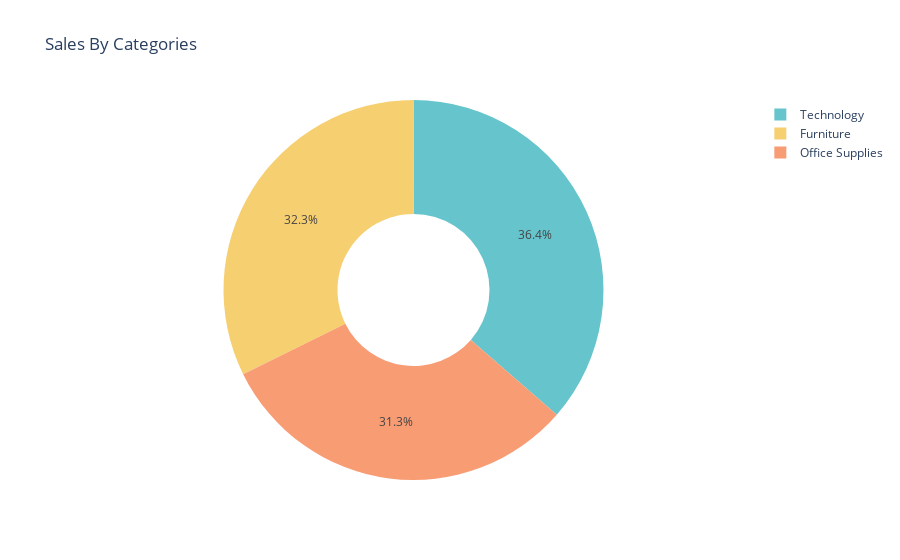

Here is the notebook cell this chart was saved with:
### Code cell
# names = What the slices are called (labels)
#  values = How big each slice is (size)
fig=px.pie(sales_by_category,
          names="Category",
          values="Sales",
           hole=0.4,
          title="Sales By Categories",
          color_discrete_sequence=px.colors.qualitative.Pastel)
fig.show()

### Figure 1 — Plotly figure (JSON) as saved in the notebook; plotly's stock layout.template omitted (floating-point values rounded to 4 significant figures)
{"data": [{"domain": {"x": [0, 1], "y": [0, 1]}, "hole": 0.4, "hovertemplate": "Category=%{label}<br>Sales=%{value}<extra></extra>", "labels": ["Furniture", "Office Supplies", "Technology"], "legendgroup": "", "name": "", "showlegend": true, "type": "pie", "values": [742000.0, 719000.0, 836200.0]}], "layout": {"legend": {"tracegroupgap": 0}, "piecolorway": ["rgb(102, 197, 204)", "rgb(246, 207, 113)", "rgb(248, 156, 116)", "rgb(220, 176, 242)", "rgb(135, 197, 95)", "rgb(158, 185, 243)", "rgb(254, 136, 177)", "rgb(201, 219, 116)", "rgb(139, 224, 164)", "rgb(180, 151, 231)", "rgb(179, 179, 179)"], "title": {"text": "Sales By Categories"}}}
